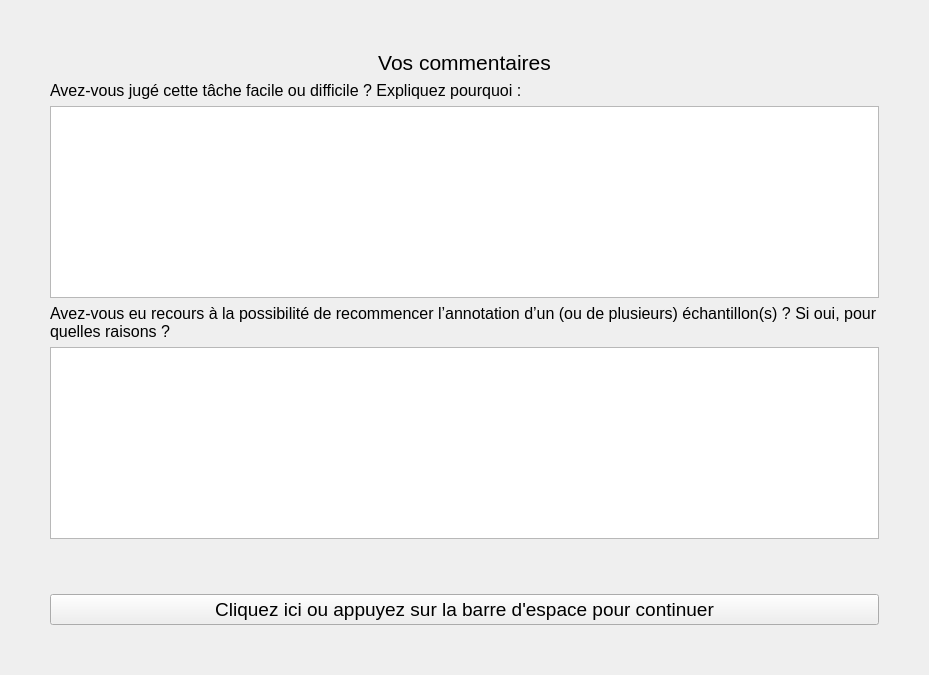
<?xml version="1.0" encoding="UTF-8"?>
<ui version="4.0">
 <class>FinalQuestionnaireForm</class>
 <widget class="QWidget" name="FinalQuestionnaireForm">
  <property name="geometry">
   <rect>
    <x>0</x>
    <y>0</y>
    <width>929</width>
    <height>675</height>
   </rect>
  </property>
  <property name="windowTitle">
   <string>Form</string>
  </property>
  <layout class="QGridLayout" name="gridLayout">
   <property name="leftMargin">
    <number>50</number>
   </property>
   <property name="topMargin">
    <number>50</number>
   </property>
   <property name="rightMargin">
    <number>50</number>
   </property>
   <property name="bottomMargin">
    <number>50</number>
   </property>
   <item row="7" column="0" colspan="2">
    <widget class="QPushButton" name="buttonFinished">
     <property name="font">
      <font>
       <pointsize>14</pointsize>
      </font>
     </property>
     <property name="text">
      <string>Cliquez ici ou appuyez sur la barre d'espace pour continuer</string>
     </property>
    </widget>
   </item>
   <item row="6" column="0" colspan="2">
    <spacer name="verticalSpacer">
     <property name="orientation">
      <enum>Qt::Vertical</enum>
     </property>
     <property name="sizeHint" stdset="0">
      <size>
       <width>20</width>
       <height>40</height>
      </size>
     </property>
    </spacer>
   </item>
   <item row="4" column="0" colspan="2">
    <widget class="QLabel" name="labelQ2">
     <property name="font">
      <font>
       <pointsize>12</pointsize>
      </font>
     </property>
     <property name="text">
      <string>Avez-vous eu recours à la possibilité de recommencer l’annotation d’un (ou de plusieurs) échantillon(s) ? Si oui, pour quelles raisons ?</string>
     </property>
     <property name="wordWrap">
      <bool>true</bool>
     </property>
    </widget>
   </item>
   <item row="0" column="0" rowspan="2" colspan="2">
    <widget class="QLabel" name="labelYourComments">
     <property name="font">
      <font>
       <pointsize>16</pointsize>
      </font>
     </property>
     <property name="text">
      <string>Vos commentaires</string>
     </property>
     <property name="alignment">
      <set>Qt::AlignCenter</set>
     </property>
    </widget>
   </item>
   <item row="3" column="0" colspan="2">
    <widget class="QTextEdit" name="textEditQ1">
     <property name="font">
      <font>
       <pointsize>12</pointsize>
      </font>
     </property>
    </widget>
   </item>
   <item row="5" column="0" colspan="2">
    <widget class="QTextEdit" name="textEditQ2">
     <property name="font">
      <font>
       <pointsize>12</pointsize>
      </font>
     </property>
    </widget>
   </item>
   <item row="2" column="0" colspan="2">
    <widget class="QLabel" name="labelQ1">
     <property name="font">
      <font>
       <pointsize>12</pointsize>
      </font>
     </property>
     <property name="text">
      <string>Avez-vous jugé cette tâche facile ou difficile ? Expliquez pourquoi :</string>
     </property>
     <property name="wordWrap">
      <bool>true</bool>
     </property>
    </widget>
   </item>
  </layout>
 </widget>
 <resources/>
 <connections/>
</ui>
